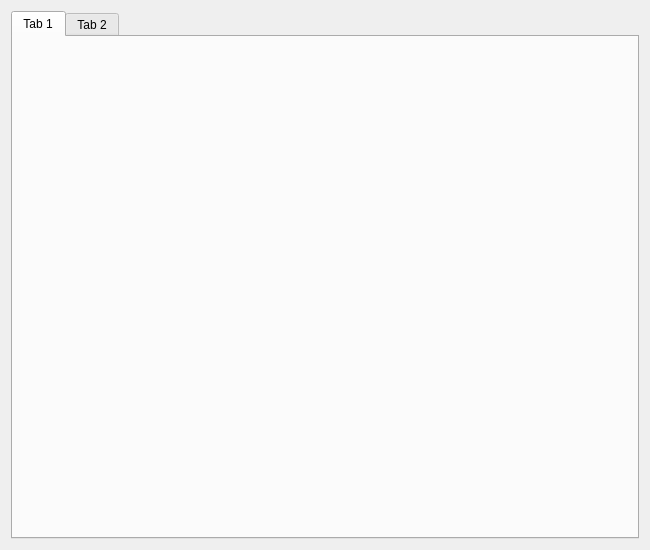
<?xml version="1.0" encoding="UTF-8"?>
<ui version="4.0">
 <class>ExportWidget</class>
 <widget class="QWidget" name="ExportWidget">
  <property name="geometry">
   <rect>
    <x>0</x>
    <y>0</y>
    <width>650</width>
    <height>550</height>
   </rect>
  </property>
  <property name="sizePolicy">
   <sizepolicy hsizetype="Expanding" vsizetype="Expanding">
    <horstretch>0</horstretch>
    <verstretch>0</verstretch>
   </sizepolicy>
  </property>
  <property name="windowTitle">
   <string>Form</string>
  </property>
  <layout class="QVBoxLayout" name="verticalLayout">
   <item>
    <widget class="QTabWidget" name="tabWidget">
     <widget class="QWidget" name="tab">
      <attribute name="title">
       <string>Tab 1</string>
      </attribute>
     </widget>
     <widget class="QWidget" name="tab_2">
      <attribute name="title">
       <string>Tab 2</string>
      </attribute>
     </widget>
    </widget>
   </item>
  </layout>
 </widget>
 <resources>
  <include location="icons/temp_icons.qrc"/>
 </resources>
 <connections/>
</ui>
